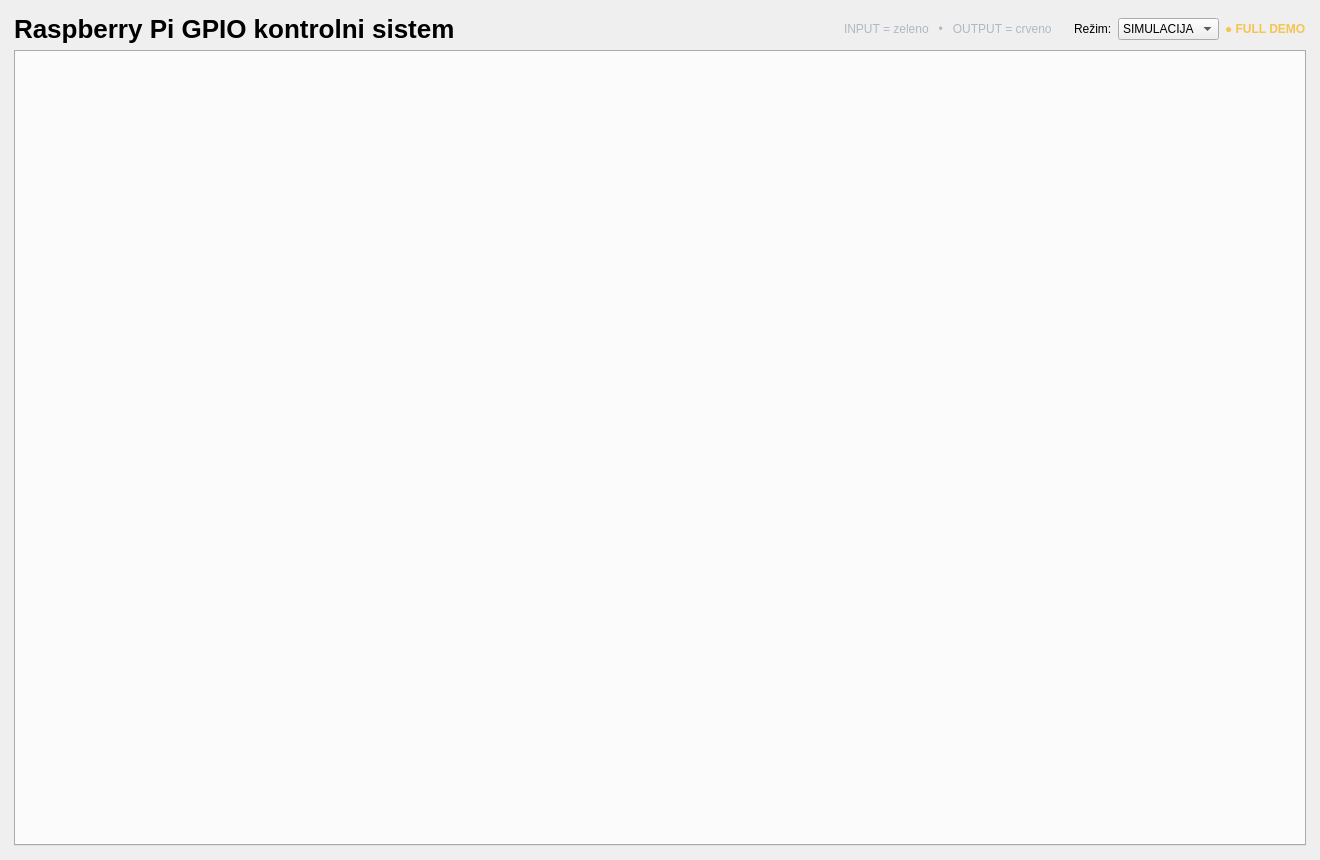
<?xml version="1.0" encoding="UTF-8"?>
<ui version="4.0">
 <class>MainRoot</class>
 <widget class="QWidget" name="MainRoot">
  <property name="geometry"><rect><x>0</x><y>0</y><width>1320</width><height>860</height></rect></property>
  <property name="windowTitle"><string>Raspberry Pi GPIO kontrolni sistem</string></property>
  <layout class="QVBoxLayout" name="mainLayout">
   <property name="leftMargin"><number>14</number></property><property name="topMargin"><number>14</number></property><property name="rightMargin"><number>14</number></property><property name="bottomMargin"><number>14</number></property>
   <item>
    <layout class="QHBoxLayout" name="titleRow">
     <item><widget class="QLabel" name="titleLabel"><property name="text"><string>Raspberry Pi GPIO kontrolni sistem</string></property><property name="styleSheet"><string notr="true">font-size:26px; font-weight:900;</string></property></widget></item>
     <item><spacer name="titleSpacer"><property name="orientation"><enum>Qt::Horizontal</enum></property><property name="sizeHint" stdset="0"><size><width>40</width><height>20</height></size></property></spacer></item>
     <item><widget class="QLabel" name="legendLabel"><property name="text"><string>INPUT = zeleno   •   OUTPUT = crveno</string></property><property name="styleSheet"><string notr="true">color:#aeb8c5;</string></property></widget></item>
     <item><spacer name="smallSpacer"><property name="orientation"><enum>Qt::Horizontal</enum></property><property name="sizeType"><enum>QSizePolicy::Fixed</enum></property><property name="sizeHint" stdset="0"><size><width>16</width><height>20</height></size></property></spacer></item>
     <item><widget class="QLabel" name="modeTextLabel"><property name="text"><string>Režim:</string></property></widget></item>
     <item><widget class="QComboBox" name="modeCombo"><item><property name="text"><string>SIMULACIJA</string></property></item><item><property name="text"><string>HARDVER</string></property></item></widget></item>
     <item><widget class="QLabel" name="modeStatusLabel"><property name="text"><string>● FULL DEMO</string></property><property name="styleSheet"><string notr="true">color:#f5c451; font-weight:800;</string></property></widget></item>
    </layout>
   </item>
   <item><widget class="QTabWidget" name="tabs"><property name="currentIndex"><number>0</number></property></widget></item>
  </layout>
 </widget>
 <resources/>
 <connections/>
</ui>
